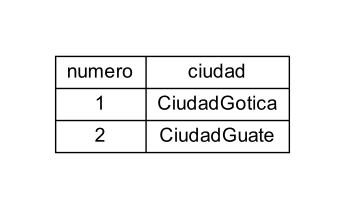

Write the Python code that produced this figure.
import os, sys
import webbrowser
from PIL import Image

class Ciudades():
    def __init__(self):
        self.cabecera = None

    def buscarNodo(self, id):
        yy = 1
        aux = self.cabecera
        while aux != None:
            if(yy == int(id)):
                return aux
            aux = aux.siguiente
            yy = yy + 1
        return None


    def insertar(self, nuevoNodo):
        aux = self.cabecera
        if(self.cabecera == None):
            self.cabecera = nuevoNodo
            return
        while(aux.siguiente!=None):
            aux = aux.siguiente
        aux.siguiente = nuevoNodo
        return
    
    def mostrar2(self):
        file = open("Reporte.dot","w")
        file.write("digraph G {node [fontname=\"Arial\"];node_A [shape=record    label=\"")

        p = self.cabecera
        i = 1
        file.write("{"+'numero'+"|")
        while p != None:
            file.write(str(i))
            i = i + 1
            p = p.siguiente
            if p != None:
                file.write("|")
        file.write("}|")

        auxi = self.cabecera
        s = 1

        file.write("{"+'ciudad'+"|")
        while auxi != None:
            file.write(auxi.getnombre())
            auxi = auxi.siguiente
            if auxi != None:
                file.write("|")            
        file.write("}")
   
        file.write("\"];} ")
        file.close()
        os.system("dot -Tpdf Reporte.dot -o Ciudades.pdf")
        webbrowser.open('Ciudades.pdf')

    def mostrar(self):
        aux = self.cabecera
        while aux != None:
            print(aux.nombre)
            aux = aux.siguiente
        return

    def enliztar(self):
        yy= 1
        aux = self.cabecera
        while aux != None:
            print(str(yy)+" "+aux.nombre)
            aux = aux.siguiente
            yy+=1
        return
